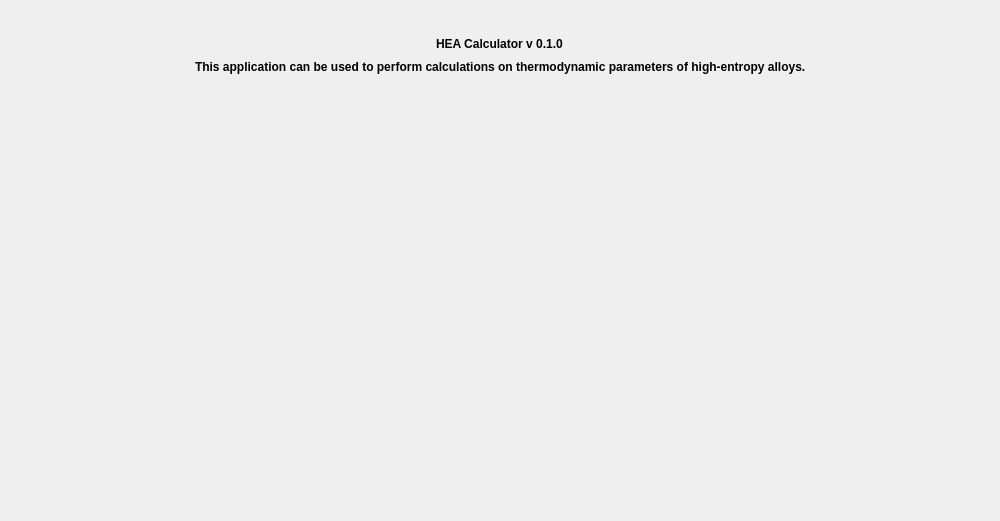
<?xml version="1.0" encoding="UTF-8"?>
<ui version="4.0">
 <class>AboutPage</class>
 <widget class="QWidget" name="AboutPage">
  <property name="geometry">
   <rect>
    <x>0</x>
    <y>0</y>
    <width>1000</width>
    <height>521</height>
   </rect>
  </property>
  <property name="minimumSize">
   <size>
    <width>1000</width>
    <height>300</height>
   </size>
  </property>
  <property name="maximumSize">
   <size>
    <width>1000</width>
    <height>9999</height>
   </size>
  </property>
  <property name="font">
   <font>
    <weight>75</weight>
    <bold>true</bold>
   </font>
  </property>
  <property name="windowTitle">
   <string>Form</string>
  </property>
  <property name="styleSheet">
   <string notr="true">QWidget{background-color: #0D1321;};</string>
  </property>
  <layout class="QVBoxLayout" name="verticalLayout">
   <item>
    <layout class="QHBoxLayout" name="horizontalLayout_2">
     <item>
      <spacer name="horizontalSpacer_3">
       <property name="orientation">
        <enum>Qt::Horizontal</enum>
       </property>
       <property name="sizeHint" stdset="0">
        <size>
         <width>40</width>
         <height>20</height>
        </size>
       </property>
      </spacer>
     </item>
     <item>
      <widget class="QLabel" name="label">
       <property name="styleSheet">
        <string notr="true">background-color: rgb(62, 92, 118);</string>
       </property>
       <property name="text">
        <string>&lt;html&gt;&lt;head/&gt;&lt;body&gt;&lt;p&gt;&lt;img src=&quot;:/icons/images/mdl.png&quot;/&gt;&lt;/p&gt;&lt;/body&gt;&lt;/html&gt;</string>
       </property>
      </widget>
     </item>
     <item>
      <spacer name="horizontalSpacer_4">
       <property name="orientation">
        <enum>Qt::Horizontal</enum>
       </property>
       <property name="sizeHint" stdset="0">
        <size>
         <width>40</width>
         <height>20</height>
        </size>
       </property>
      </spacer>
     </item>
    </layout>
   </item>
   <item alignment="Qt::AlignHCenter">
    <widget class="QLabel" name="label_3">
     <property name="text">
      <string>HEA Calculator v 0.1.0</string>
     </property>
    </widget>
   </item>
   <item>
    <layout class="QHBoxLayout" name="horizontalLayout">
     <item>
      <spacer name="horizontalSpacer">
       <property name="orientation">
        <enum>Qt::Horizontal</enum>
       </property>
       <property name="sizeHint" stdset="0">
        <size>
         <width>40</width>
         <height>20</height>
        </size>
       </property>
      </spacer>
     </item>
     <item>
      <widget class="QLabel" name="label_2">
       <property name="text">
        <string>This application can be used to perform calculations on thermodynamic parameters of high-entropy alloys.</string>
       </property>
      </widget>
     </item>
     <item>
      <spacer name="horizontalSpacer_2">
       <property name="orientation">
        <enum>Qt::Horizontal</enum>
       </property>
       <property name="sizeHint" stdset="0">
        <size>
         <width>40</width>
         <height>20</height>
        </size>
       </property>
      </spacer>
     </item>
    </layout>
   </item>
   <item>
    <spacer name="verticalSpacer">
     <property name="orientation">
      <enum>Qt::Vertical</enum>
     </property>
     <property name="sizeHint" stdset="0">
      <size>
       <width>17</width>
       <height>131</height>
      </size>
     </property>
    </spacer>
   </item>
  </layout>
 </widget>
 <resources>
  <include location="HEACalculator.qrc"/>
 </resources>
 <connections/>
</ui>
